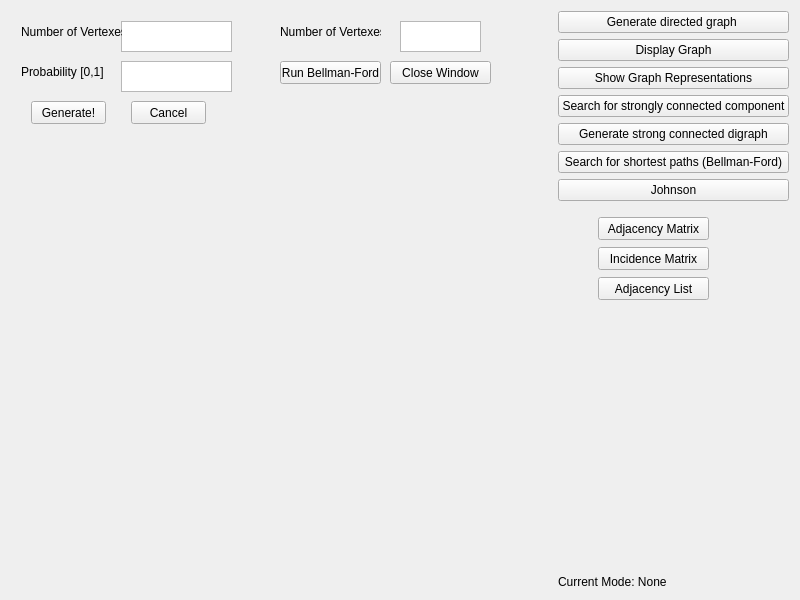
<?xml version="1.0" encoding="UTF-8"?>
<ui version="4.0">
 <class>MainWindow</class>
 <widget class="QMainWindow" name="MainWindow">
  <property name="geometry">
   <rect>
    <x>0</x>
    <y>0</y>
    <width>800</width>
    <height>600</height>
   </rect>
  </property>
  <property name="minimumSize">
   <size>
    <width>800</width>
    <height>600</height>
   </size>
  </property>
  <property name="windowTitle">
   <string>MainWindow</string>
  </property>
  <widget class="QWidget" name="centralWidget">
   <layout class="QGridLayout" name="gridLayout">
    <item row="0" column="0">
     <layout class="QHBoxLayout" name="horizontalLayout" stretch="0,0">
      <item>
       <layout class="QVBoxLayout" name="verticalLayout_2">
        <property name="sizeConstraint">
         <enum>QLayout::SetDefaultConstraint</enum>
        </property>
        <item>
         <widget class="QWidget" name="drawingwidget" native="true">
          <property name="sizePolicy">
           <sizepolicy hsizetype="Expanding" vsizetype="Expanding">
            <horstretch>0</horstretch>
            <verstretch>0</verstretch>
           </sizepolicy>
          </property>
          <widget class="QWidget" name="menuGraphwidget" native="true">
           <property name="enabled">
            <bool>true</bool>
           </property>
           <property name="geometry">
            <rect>
             <x>0</x>
             <y>0</y>
             <width>231</width>
             <height>201</height>
            </rect>
           </property>
           <widget class="QPushButton" name="generateinMenubutton">
            <property name="geometry">
             <rect>
              <x>20</x>
              <y>90</y>
              <width>75</width>
              <height>23</height>
             </rect>
            </property>
            <property name="text">
             <string>Generate!</string>
            </property>
           </widget>
           <widget class="QPushButton" name="cancelinMenubutton">
            <property name="geometry">
             <rect>
              <x>120</x>
              <y>90</y>
              <width>75</width>
              <height>23</height>
             </rect>
            </property>
            <property name="text">
             <string>Cancel</string>
            </property>
           </widget>
           <widget class="QLabel" name="errorlabel">
            <property name="geometry">
             <rect>
              <x>20</x>
              <y>130</y>
              <width>201</width>
              <height>61</height>
             </rect>
            </property>
            <property name="text">
             <string/>
            </property>
            <property name="wordWrap">
             <bool>true</bool>
            </property>
           </widget>
           <widget class="QTextEdit" name="vertexText">
            <property name="geometry">
             <rect>
              <x>110</x>
              <y>10</y>
              <width>111</width>
              <height>31</height>
             </rect>
            </property>
           </widget>
           <widget class="QLabel" name="label">
            <property name="geometry">
             <rect>
              <x>10</x>
              <y>10</y>
              <width>101</width>
              <height>21</height>
             </rect>
            </property>
            <property name="text">
             <string>Number of Vertexes</string>
            </property>
           </widget>
           <widget class="QTextEdit" name="probabilityText">
            <property name="geometry">
             <rect>
              <x>110</x>
              <y>50</y>
              <width>111</width>
              <height>31</height>
             </rect>
            </property>
           </widget>
           <widget class="QLabel" name="label_2">
            <property name="geometry">
             <rect>
              <x>10</x>
              <y>50</y>
              <width>101</width>
              <height>21</height>
             </rect>
            </property>
            <property name="text">
             <string>Probability [0,1]</string>
            </property>
           </widget>
          </widget>
          <widget class="QWidget" name="bellmanWidget" native="true">
           <property name="geometry">
            <rect>
             <x>259</x>
             <y>0</y>
             <width>231</width>
             <height>91</height>
            </rect>
           </property>
           <widget class="QTextEdit" name="bellmantext">
            <property name="geometry">
             <rect>
              <x>130</x>
              <y>10</y>
              <width>81</width>
              <height>31</height>
             </rect>
            </property>
           </widget>
           <widget class="QLabel" name="label_3">
            <property name="geometry">
             <rect>
              <x>10</x>
              <y>10</y>
              <width>101</width>
              <height>21</height>
             </rect>
            </property>
            <property name="text">
             <string>Number of Vertexes</string>
            </property>
           </widget>
           <widget class="QPushButton" name="inBellmanButton">
            <property name="geometry">
             <rect>
              <x>10</x>
              <y>50</y>
              <width>101</width>
              <height>23</height>
             </rect>
            </property>
            <property name="text">
             <string>Run Bellman-Ford</string>
            </property>
           </widget>
           <widget class="QPushButton" name="inBellmanShowButton">
            <property name="geometry">
             <rect>
              <x>120</x>
              <y>50</y>
              <width>101</width>
              <height>23</height>
             </rect>
            </property>
            <property name="text">
             <string>Close Window</string>
            </property>
           </widget>
          </widget>
         </widget>
        </item>
       </layout>
      </item>
      <item>
       <layout class="QVBoxLayout" name="verticalLayout">
        <item>
         <layout class="QVBoxLayout" name="verticalLayout_3">
          <item>
           <widget class="QPushButton" name="generateGraphButton">
            <property name="text">
             <string>Generate directed graph </string>
            </property>
           </widget>
          </item>
          <item>
           <widget class="QPushButton" name="drawGraphbutton">
            <property name="text">
             <string>Display Graph</string>
            </property>
           </widget>
          </item>
          <item>
           <widget class="QPushButton" name="drawRepresentationsButton">
            <property name="text">
             <string>Show Graph Representations</string>
            </property>
           </widget>
          </item>
          <item>
           <widget class="QPushButton" name="KosarajButton">
            <property name="text">
             <string>Search for strongly connected component</string>
            </property>
           </widget>
          </item>
          <item>
           <widget class="QPushButton" name="generateStrongbutton">
            <property name="text">
             <string>Generate strong connected digraph</string>
            </property>
           </widget>
          </item>
          <item>
           <widget class="QPushButton" name="bellmanFordButton">
            <property name="text">
             <string>Search for shortest paths (Bellman-Ford)</string>
            </property>
           </widget>
          </item>
          <item>
           <widget class="QPushButton" name="Johnsonbutton">
            <property name="text">
             <string>Johnson</string>
            </property>
           </widget>
          </item>
         </layout>
        </item>
        <item>
         <layout class="QVBoxLayout" name="verticalLayout_4">
          <item>
           <layout class="QVBoxLayout" name="verticalLayout_6">
            <item>
             <widget class="QWidget" name="rightwidget" native="true">
              <property name="sizePolicy">
               <sizepolicy hsizetype="Preferred" vsizetype="Expanding">
                <horstretch>0</horstretch>
                <verstretch>0</verstretch>
               </sizepolicy>
              </property>
              <widget class="QPushButton" name="AdjacencyButton">
               <property name="geometry">
                <rect>
                 <x>40</x>
                 <y>10</y>
                 <width>111</width>
                 <height>23</height>
                </rect>
               </property>
               <property name="text">
                <string>Adjacency Matrix</string>
               </property>
              </widget>
              <widget class="QPushButton" name="IncidenceButton">
               <property name="geometry">
                <rect>
                 <x>40</x>
                 <y>40</y>
                 <width>111</width>
                 <height>23</height>
                </rect>
               </property>
               <property name="text">
                <string>Incidence Matrix</string>
               </property>
              </widget>
              <widget class="QPushButton" name="ListButton">
               <property name="geometry">
                <rect>
                 <x>40</x>
                 <y>70</y>
                 <width>111</width>
                 <height>23</height>
                </rect>
               </property>
               <property name="text">
                <string>Adjacency List</string>
               </property>
              </widget>
             </widget>
            </item>
           </layout>
          </item>
          <item>
           <layout class="QVBoxLayout" name="verticalLayout_5">
            <item>
             <widget class="QLabel" name="modeLabel">
              <property name="text">
               <string>Current Mode: None</string>
              </property>
             </widget>
            </item>
           </layout>
          </item>
         </layout>
        </item>
       </layout>
      </item>
     </layout>
    </item>
   </layout>
  </widget>
  <widget class="QMenuBar" name="menuBar">
   <property name="geometry">
    <rect>
     <x>0</x>
     <y>0</y>
     <width>800</width>
     <height>21</height>
    </rect>
   </property>
  </widget>
 </widget>
 <layoutdefault spacing="6" margin="11"/>
 <resources/>
 <connections/>
</ui>
